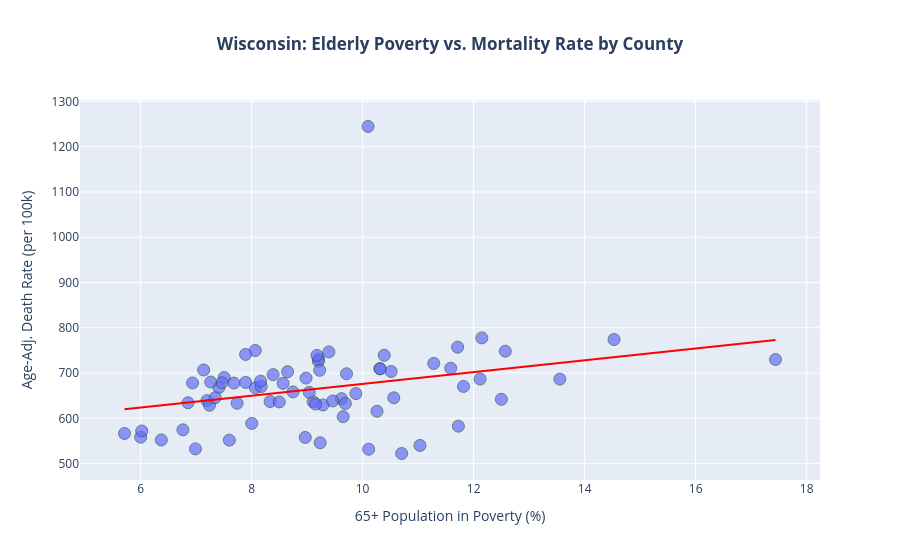

The notebook cell this image was saved under:
### Markdown cell above
To evaluate the socioeconomic drivers of health outcomes, this graph examines the relationship between elderly poverty and age-adjusted mortality rates across Wisconsin’s 72 counties. The use of Plotly enables interactivity, allowing users to hover over each point to identify the corresponding county and better explore geographic patterns. Furthermore, the interactive hover data integrates uninsured rates, allowing for a multi-dimensional assessment of how financial barriers and insurance gaps compound to create the state's most severe health disparities

### Code cell
#PLOTTING POVERTY VS MORTALITY
import plotly.express as px

plot_df = county_info.reset_index()

if plot_df['pct_65_poverty'].max() <= 1:
    plot_df['pct_65_poverty'] = plot_df['pct_65_poverty'] * 100

fig = px.scatter(
    plot_df, 
    x='pct_65_poverty', 
    y='death_rate',
    hover_name='County',             
    hover_data={                      
        'pct_65_poverty': ':.1f}%',  
        'death_rate': ':.1f', 
        'pct_uninsured': ':.1f}%', 
        'tot_pop': ':,'               
    },
    trendline='ols',                  
    trendline_color_override='red',
    title='<b>Wisconsin: Elderly Poverty vs. Mortality Rate by County</b>',
    labels={
        'pct_65_poverty': '65+ Population in Poverty (%)',
        'death_rate': 'Age-Adj. Death Rate (per 100k)'
    },
    height=600
)

fig.update_traces(marker=dict(size=12, opacity=0.7, line=dict(width=1, color='DarkSlateGrey')))
fig.update_layout(title_x=0.5) # Center the title

fig.show()

### Figure 1 — Plotly figure (JSON) as saved in the notebook; plotly's stock layout.template omitted (floating-point values rounded to 4 significant figures; data arrays with more than 128 entries replaced by an {"elided": "..."} marker saying what was removed)
{"data": [{"customdata": {"elided": "72x2 float values"}, "hovertemplate": "<b>%{hovertext}</b><br><br>65+ Population in Poverty (%)=%{x:.1f}%}<br>Age-Adj. Death Rate (per 100k)=%{y:.1f}<br>pct_uninsured=%{customdata[0]:.1f}%}<br>tot_pop=%{customdata[1]:,}<extra></extra>", "hovertext": ["Adams", "Ashland", "Barron", "Bayfield", "Brown", "Buffalo", "Burnett", "Calumet", "Chippewa", "Clark", "Columbia", "Crawford", "Dane", "Dodge", "Door", "Douglas", "Dunn", "Eau Claire", "Florence", "Fond du Lac", "Forest", "Grant", "Green", "Green Lake", "Iowa", "Iron", "Jackson", "Jefferson", "Juneau", "Kenosha", "Kewaunee", "La Crosse", "Lafayette", "Langlade", "Lincoln", "Manitowoc", "Marathon", "Marinette", "Marquette", "Menominee", "Milwaukee", "Monroe", "Oconto", "Oneida", "Outagamie", "Ozaukee", "Pepin", "Pierce", "Polk", "Portage", "Price", "Racine", "Richland", "Rock", "Rusk", "Saint Croix", "Sauk", "Sawyer", "Shawano", "Sheboygan", "Taylor", "Trempealeau", "Vernon", "Vilas", "Walworth", "Washburn", "Washington", "Waukesha", "Waupaca", "Waushara", "Winnebago", "Wood"], "legendgroup": "", "marker": {"color": "#636efa", "line": {"color": "DarkSlateGrey", "width": 1}, "opacity": 0.7, "size": 12, "symbol": "circle"}, "mode": "markers", "name": "", "orientation": "v", "showlegend": false, "type": "scatter", "x": [12.5, 17.44, 8.981, 6.988, 8.068, 10.7, 11.03, 9.235, 9.285, 8.387, 7.682, 9.879, 6.001, 8.065, 5.71, 10.31, 10.26, 7.195, 8.333, 9.618, 10.39, 8.567, 8.747, 11.28, 10.56, 8.498, 11.59, 8.173, 11.71, 9.392, 8.966, 9.689, 10.11, 9.207, 12.15, 9.108, 9.153, 9.204, 9.71, 10.1, 14.53, 10.51, 9.46, 6.935, 7.241, 7.599, 6.373, 6.02, 7.505, 6.855, 7.411, 7.892, 11.73, 9.178, 9.226, 7.739, 8.161, 11.82, 12.12, 7.467, 9.65, 8.003, 13.55, 7.136, 7.263, 8.649, 7.344, 6.762, 12.57, 9.038, 7.893, 10.32], "xaxis": "x", "y": [642, 729.9, 688.9, 532.5, 667.3, 522.3, 540.1, 546, 629.5, 696.5, 677.9, 654.7, 558.3, 749.9, 566.5, 709.8, 615.5, 639.1, 637.1, 643.4, 739.3, 677.3, 658.3, 721.3, 645.3, 636.3, 710.6, 670.3, 757.2, 746.7, 557.8, 632.6, 531.7, 730.7, 777.7, 636.6, 631.4, 726.2, 698.4, 1245.0, 774.1, 703.5, 638.4, 678.1, 628.8, 551.8, 552.2, 572, 690.4, 634.3, 668.1, 741.2, 582.7, 739, 706.1, 633.3, 682, 670.4, 686.8, 678.6, 603.7, 588.8, 686.7, 706.8, 680.2, 703, 645.5, 574.6, 748.3, 657.4, 679.4, 709.3], "yaxis": "y"}, {"hovertemplate": "<b>OLS trendline</b><br>death_rate = 13.0063 * pct_65_poverty + 546<br>R<sup>2</sup>=0.083332<br><br>65+ Population in Poverty (%)=%{x:.1f}%}<br>Age-Adj. Death Rate (per 100k)=%{y:.1f} <b>(trend)</b><extra></extra>", "legendgroup": "", "line": {"color": "red"}, "marker": {"color": "#636efa", "line": {"color": "DarkSlateGrey", "width": 1}, "opacity": 0.7, "size": 12, "symbol": "circle"}, "mode": "lines", "name": "", "showlegend": false, "type": "scatter", "x": [5.71, 6.001, 6.02, 6.373, 6.762, 6.855, 6.935, 6.988, 7.136, 7.195, 7.241, 7.263, 7.344, 7.411, 7.467, 7.505, 7.599, 7.682, 7.739, 7.892, 7.893, 8.003, 8.065, 8.068, 8.161, 8.173, 8.333, 8.387, 8.498, 8.567, 8.649, 8.747, 8.966, 8.981, 9.038, 9.108, 9.153, 9.178, 9.204, 9.207, 9.226, 9.235, 9.285, 9.392, 9.46, 9.618, 9.65, 9.689, 9.71, 9.879, 10.1, 10.11, 10.26, 10.31, 10.32, 10.39, 10.51, 10.56, 10.7, 11.03, 11.28, 11.59, 11.71, 11.73, 11.82, 12.12, 12.15, 12.5, 12.57, 13.55, 14.53, 17.44], "xaxis": "x", "y": [620.3, 624.0, 624.3, 628.9, 633.9, 635.2, 636.2, 636.9, 638.8, 639.6, 640.2, 640.5, 641.5, 642.4, 643.1, 643.6, 644.8, 645.9, 646.7, 648.6, 648.7, 650.1, 650.9, 650.9, 652.1, 652.3, 654.4, 655.1, 656.5, 657.4, 658.5, 659.8, 662.6, 662.8, 663.6, 664.5, 665.0, 665.4, 665.7, 665.8, 666.0, 666.1, 666.8, 668.2, 669.0, 671.1, 671.5, 672.0, 672.3, 674.5, 677.3, 677.5, 679.4, 680.1, 680.2, 681.1, 682.7, 683.4, 685.2, 689.5, 692.7, 696.7, 698.3, 698.5, 699.7, 703.6, 704.0, 708.6, 709.5, 722.3, 735.0, 772.8], "yaxis": "y"}], "layout": {"autosize": true, "legend": {"tracegroupgap": 0}, "title": {"text": "<b>Wisconsin: Elderly Poverty vs. Mortality Rate by County</b>", "x": 0.5}, "xaxis": {"anchor": "y", "autorange": true, "domain": [0, 1], "range": [4.957, 18.19], "title": {"text": "65+ Population in Poverty (%)"}, "type": "linear"}, "yaxis": {"anchor": "x", "autorange": true, "domain": [0, 1], "range": [465.6, 1301.0], "title": {"text": "Age-Adj. Death Rate (per 100k)"}, "type": "linear"}}}
